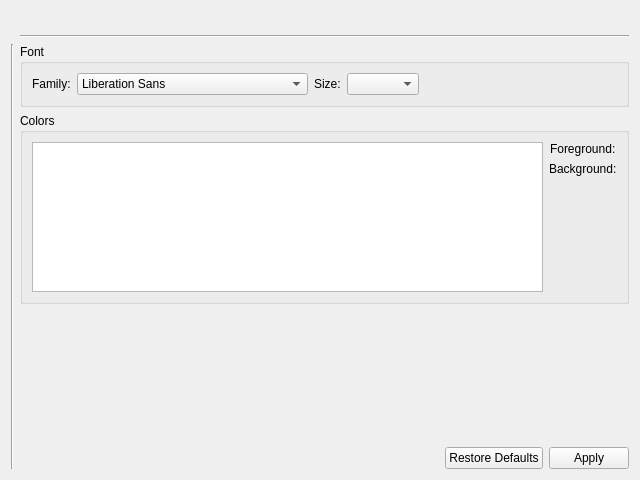
<?xml version="1.0" encoding="UTF-8"?>
<ui version="4.0">
 <class>AbstractTextAppearanceColorsAndFontsSettings</class>
 <widget class="QWidget" name="AbstractTextAppearanceColorsAndFontsSettings">
  <property name="geometry">
   <rect>
    <x>0</x>
    <y>0</y>
    <width>640</width>
    <height>480</height>
   </rect>
  </property>
  <property name="windowTitle">
   <string>Form</string>
  </property>
  <layout class="QGridLayout" name="gridLayout_11">
   <item row="0" column="1">
    <widget class="QLabel" name="settingsNameLabel">
     <property name="sizePolicy">
      <sizepolicy hsizetype="Expanding" vsizetype="Maximum">
       <horstretch>0</horstretch>
       <verstretch>0</verstretch>
      </sizepolicy>
     </property>
     <property name="font">
      <font>
       <pointsize>12</pointsize>
       <weight>75</weight>
       <bold>true</bold>
      </font>
     </property>
     <property name="text">
      <string/>
     </property>
    </widget>
   </item>
   <item row="1" column="1">
    <widget class="Line" name="line">
     <property name="orientation">
      <enum>Qt::Horizontal</enum>
     </property>
    </widget>
   </item>
   <item row="2" column="0">
    <widget class="Line" name="line_2">
     <property name="orientation">
      <enum>Qt::Vertical</enum>
     </property>
    </widget>
   </item>
   <item row="2" column="1">
    <layout class="QGridLayout" name="gridLayout_2">
     <item row="4" column="0">
      <layout class="QGridLayout" name="gridLayout_3">
       <item row="0" column="1">
        <widget class="QDialogButtonBox" name="buttonBox">
         <property name="sizePolicy">
          <sizepolicy hsizetype="Maximum" vsizetype="Fixed">
           <horstretch>0</horstretch>
           <verstretch>0</verstretch>
          </sizepolicy>
         </property>
         <property name="standardButtons">
          <set>QDialogButtonBox::Apply|QDialogButtonBox::RestoreDefaults</set>
         </property>
        </widget>
       </item>
       <item row="0" column="0">
        <spacer name="horizontalSpacer">
         <property name="orientation">
          <enum>Qt::Horizontal</enum>
         </property>
         <property name="sizeHint" stdset="0">
          <size>
           <width>40</width>
           <height>20</height>
          </size>
         </property>
        </spacer>
       </item>
      </layout>
     </item>
     <item row="0" column="0">
      <layout class="QGridLayout" name="gridLayout_5">
       <item row="0" column="0">
        <widget class="QGroupBox" name="fontGroupBox">
         <property name="title">
          <string>Font</string>
         </property>
         <layout class="QGridLayout" name="gridLayout_7">
          <item row="0" column="0">
           <widget class="QLabel" name="familyLabel">
            <property name="sizePolicy">
             <sizepolicy hsizetype="Maximum" vsizetype="Preferred">
              <horstretch>0</horstretch>
              <verstretch>0</verstretch>
             </sizepolicy>
            </property>
            <property name="text">
             <string>Family:</string>
            </property>
           </widget>
          </item>
          <item row="0" column="4">
           <spacer name="horizontalSpacer_2">
            <property name="orientation">
             <enum>Qt::Horizontal</enum>
            </property>
            <property name="sizeHint" stdset="0">
             <size>
              <width>40</width>
              <height>20</height>
             </size>
            </property>
           </spacer>
          </item>
          <item row="0" column="1">
           <widget class="QFontComboBox" name="fontComboBox">
            <property name="editable">
             <bool>false</bool>
            </property>
           </widget>
          </item>
          <item row="0" column="2">
           <widget class="QLabel" name="sizeLabel">
            <property name="text">
             <string>Size:</string>
            </property>
           </widget>
          </item>
          <item row="0" column="3">
           <widget class="QComboBox" name="sizeComboBox"/>
          </item>
         </layout>
        </widget>
       </item>
      </layout>
     </item>
     <item row="3" column="0">
      <spacer name="verticalSpacer">
       <property name="orientation">
        <enum>Qt::Vertical</enum>
       </property>
       <property name="sizeHint" stdset="0">
        <size>
         <width>20</width>
         <height>40</height>
        </size>
       </property>
      </spacer>
     </item>
     <item row="2" column="0">
      <layout class="QGridLayout" name="gridLayout">
       <item row="0" column="0">
        <widget class="QGroupBox" name="colorsGroupBox">
         <property name="title">
          <string>Colors</string>
         </property>
         <layout class="QGridLayout" name="gridLayout_14">
          <item row="0" column="0">
           <widget class="QListWidget" name="colorsListWidget">
            <property name="sizePolicy">
             <sizepolicy hsizetype="Expanding" vsizetype="Fixed">
              <horstretch>0</horstretch>
              <verstretch>0</verstretch>
             </sizepolicy>
            </property>
            <property name="minimumSize">
             <size>
              <width>0</width>
              <height>0</height>
             </size>
            </property>
            <property name="maximumSize">
             <size>
              <width>16777215</width>
              <height>150</height>
             </size>
            </property>
           </widget>
          </item>
          <item row="0" column="1">
           <layout class="QGridLayout" name="gridLayout_13">
            <item row="1" column="0">
             <layout class="QGridLayout" name="gridLayout_16">
              <item row="0" column="0">
               <widget class="QLabel" name="foregroundLabel">
                <property name="sizePolicy">
                 <sizepolicy hsizetype="Maximum" vsizetype="Maximum">
                  <horstretch>0</horstretch>
                  <verstretch>0</verstretch>
                 </sizepolicy>
                </property>
                <property name="text">
                 <string>Foreground:</string>
                </property>
               </widget>
              </item>
             </layout>
            </item>
            <item row="8" column="0">
             <spacer name="verticalSpacer_2">
              <property name="orientation">
               <enum>Qt::Vertical</enum>
              </property>
              <property name="sizeHint" stdset="0">
               <size>
                <width>20</width>
                <height>40</height>
               </size>
              </property>
             </spacer>
            </item>
            <item row="4" column="0">
             <layout class="QGridLayout" name="gridLayout_17">
              <item row="0" column="0">
               <widget class="QLabel" name="backgroundLabel">
                <property name="text">
                 <string>Background:</string>
                </property>
               </widget>
              </item>
             </layout>
            </item>
           </layout>
          </item>
         </layout>
        </widget>
       </item>
      </layout>
     </item>
    </layout>
   </item>
  </layout>
 </widget>
 <resources/>
 <connections/>
</ui>
